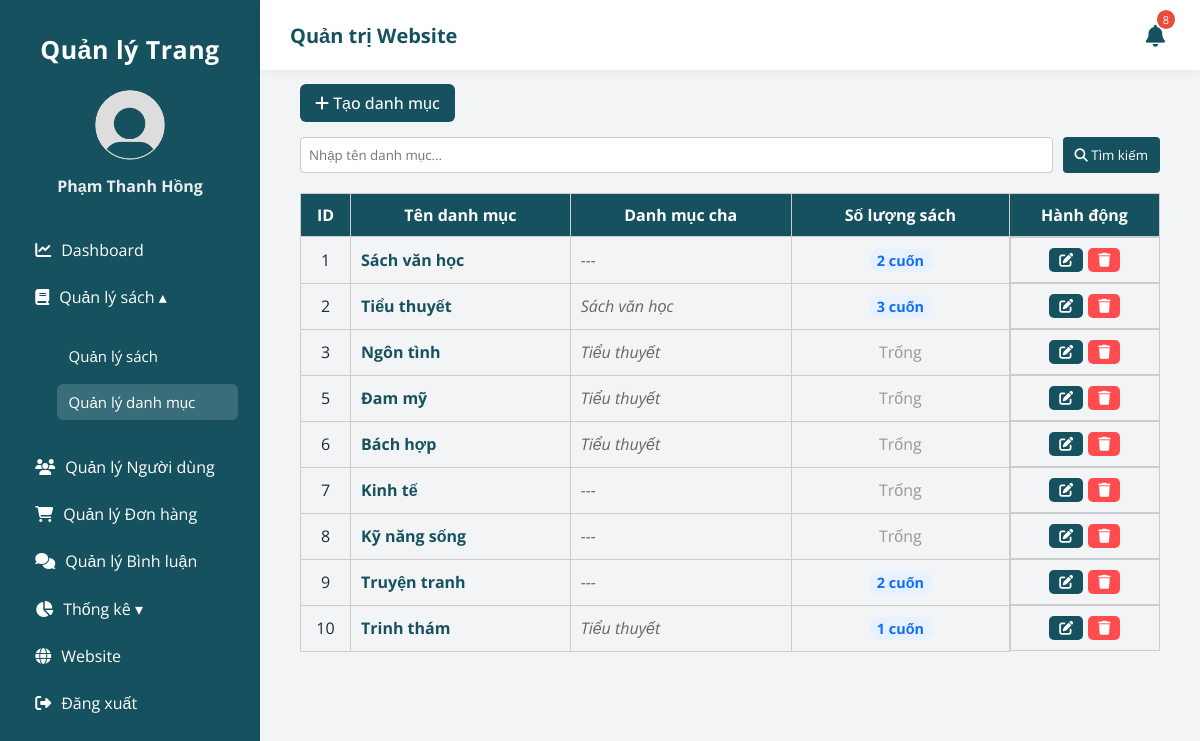
The app's page /admin_categorymanagement.php (signed in) with its own data.
### tables this page shows
CREATE TABLE `categories` (
  `category_id` int(11) NOT NULL,
  `name` varchar(255) NOT NULL,
  `parent_id` int(11) DEFAULT NULL
);

### admin_categorymanagement.php (the view, shortened to what this page needs)
<?php
include 'connect.php';
$search = $_GET['search'] ?? '';
$limit = 20;
$page = isset($_GET['page']) ? max(1, (int)$_GET['page']) : 1;
$offset = ($page - 1) * $limit;
$where = "WHERE 1";
$sql = "SELECT c.*,
               p.name AS parent_name,
               COUNT(b.book_id) AS book_count
        FROM categories c
        LEFT JOIN categories p ON c.parent_id = p.category_id
        LEFT JOIN books b ON c.category_id = b.category_id
        $where
        GROUP BY c.category_id
        ORDER BY c.category_id ASC
        LIMIT $limit OFFSET $offset";
$result = $ocon->query($sql);
?>
<!DOCTYPE html>
<html lang="vi">
<head>
    <link rel="stylesheet" href="CSS/admin.css">
    <link rel="stylesheet" href="CSS/book_management.css">
    <link rel="stylesheet" href="https://cdnjs.cloudflare.com/ajax/libs/font-awesome/6.4.0/css/all.min.css">
</head>
<body>
    <?php include 'admin_header.php'; ?>
<?php include 'admin_nav.php'; ?>
<main class="book-management">
    <h2>Quản lý danh mục sách</h2>
    <div class="book-actions">
        <a href="add_category.php" class="btn-create"><i class="fa fa-plus"></i> Tạo danh mục</a>
    </div>
    <form class="book-filter-form" method="get" action="">
        <input type="text" name="search" placeholder="Nhập tên danh mục..." value="<?= htmlspecialchars($search) ?>" style="flex: 1;">
        <button type="submit"><i class="fa fa-search"></i> Tìm kiếm</button>
    </form>
    <div class="book-list">
        <table>
            <thead>
                <tr>
                    <th style="width: 50px;">ID</th>
                    <th>Tên danh mục</th>
                    <th>Danh mục cha</th>
                    <th style="text-align: center;">Số lượng sách</th>
                    <th style="width: 150px;">Hành động</th>
                </tr>
            </thead>
            <tbody>
            <?php
            if($result->num_rows > 0){
                while($row = $result->fetch_assoc()){
                    $hasBooks = $row['book_count'] > 0;
            ?>
                <tr id="cat-<?= $row['category_id'] ?>">
                    <td style="text-align:center;"><?= $row['category_id'] ?></td>
                    <td>
                        <a class="book-link" href="edit_category.php?id=<?= $row['category_id'] ?>">
                            <?= htmlspecialchars($row['name']) ?>
                        </a>
                    </td>
                    <td style="color: #666; font-style: italic;">
                        <?= $row['parent_name'] ? htmlspecialchars($row['parent_name']) : '---' ?>
                    </td>
                    <td style="text-align:center;">
                        <?php if($hasBooks): ?>
                            <span style="background: #e7f1ff; color: #0d6efd; padding: 2px 8px; border-radius: 10px; font-size: 0.9em; font-weight: bold;">
                                <?= $row['book_count'] ?> cuốn
                            </span>
                        <?php else: ?>
                            <span style="color: #999;">Trống</span>
                        <?php endif; ?>
                    </td>
                    <td class="action-buttons">
                        <a href="edit_category.php?id=<?= $row['category_id'] ?>" class="btn-edit" title="Sửa">
                            <i class="fa fa-edit"></i>
                        </a>
                        <a href="javascript:void(0);"
                           class="btn-delete"
                           data-id="<?= $row['category_id'] ?>"
                           data-count="<?= $row['book_count'] ?>"
                           title="Xóa">
                            <i class="fa fa-trash"></i>
                        </a>
                    </td>
                </tr>
            <?php
                }
            } else {
                echo "<tr><td colspan='5' style='text-align:center; padding: 20px;'>Không tìm thấy danh mục nào</td></tr>";
            }
            ?>
            </tbody>
        </table>
    </div>
</main>
</body>
</html>

### CSS/admin.css (style rules this page uses)
:root { --primary: #195b6d; --accent: #538297; --orange: #F59E0B; --bg: #f3f4f6; --dark: #1f2937; --white: #ffffff; --text: #1F2937; --radius: 16px; }
* { margin: 0; padding: 0; box-sizing: border-box; font-family: 'Open Sans', sans-serif; }
body { display: flex; min-height: 100vh; background: var(--bg); color: var(--text); }
main { flex: 1; padding: 1.5rem 2.5rem; }

### CSS/book_management.css (style rules this page uses)
table { width: 100%; border-collapse: collapse; }
th, td { padding: 10px; border: 1px solid #ccc; }
th { background: #16515fff; color: #fff; }
a.book-link { color: #16515fff; text-decoration: none; font-weight: bold; }
.book-filter-form { display: flex; gap: 10px; margin-bottom: 20px; flex-wrap: wrap; }
.book-filter-form input[type="text"] { flex: 1; padding: 8px; border: 1px solid #ccc; border-radius: 4px; }
.book-filter-form button { padding: 8px 12px; border: none; background-color: #16515fff; color: #fff; border-radius: 4px; cursor: pointer; }
.book-list table { width: 100%; border-collapse: collapse; }
.book-list th, .book-list td { padding: 10px; border: 1px solid #ccc; text-align: left; }
.book-list th { background-color: #16515fff; color: #fff; }
.book-link { color: #16515fff; text-decoration: none; font-weight: bold; }
.book-actions { margin-bottom: 15px; }
.btn-create { display: inline-block; padding: 8px 15px; background-color: #16515fff; color: #fff; text-decoration: none; border-radius: 6px; font-weight: 500; transition: 0.3s; }
.book-management h2 { font-size: 28px; font-weight: bold; color: #16515fff; margin-bottom: 15px; border-bottom: 2px solid #16515fff; padding-bottom: 5px; }
.btn-delete { padding: 5px 10px; background-color: #ff4d4f; color: #fff; border: none; border-radius: 5px; cursor: pointer; font-size: 14px; transition: 0.3s; }
.action-buttons { display: flex; gap: 5px; justify-content: center; }
.btn-edit, .btn-delete { padding: 5px 10px; border-radius: 5px; font-size: 14px; text-decoration: none; color: #fff; transition: 0.3s; cursor: pointer; display: inline-flex; align-items: center; gap: 3px; }
.btn-edit { background-color: #16515f; }
.btn-delete { background-color: #ff4d4f; }
.book-list table th { text-align: center; padding: 10px; }

### records on screen
categories: category_id "1", name "Sách văn học", book_count "2"
categories: category_id "2", name "Tiểu thuyết", categories.name "Sách văn học", book_count "3"
categories: category_id "3", name "Ngôn tình", categories.name "Tiểu thuyết", shows "Trống"
categories: category_id "5", name "Đam mỹ", categories.name "Tiểu thuyết", shows "Trống"
categories: category_id "6", name "Bách hợp", categories.name "Tiểu thuyết", shows "Trống"
categories: category_id "7", name "Kinh tế", shows "Trống"
categories: category_id "8", name "Kỹ năng sống", shows "Trống"
categories: category_id "9", name "Truyện tranh", book_count "2"
categories: category_id "10", name "Trinh thám", categories.name "Tiểu thuyết", book_count "1"

### other values on screen
$notify_count "8"
$admin_name "Phạm Thanh Hồng"
